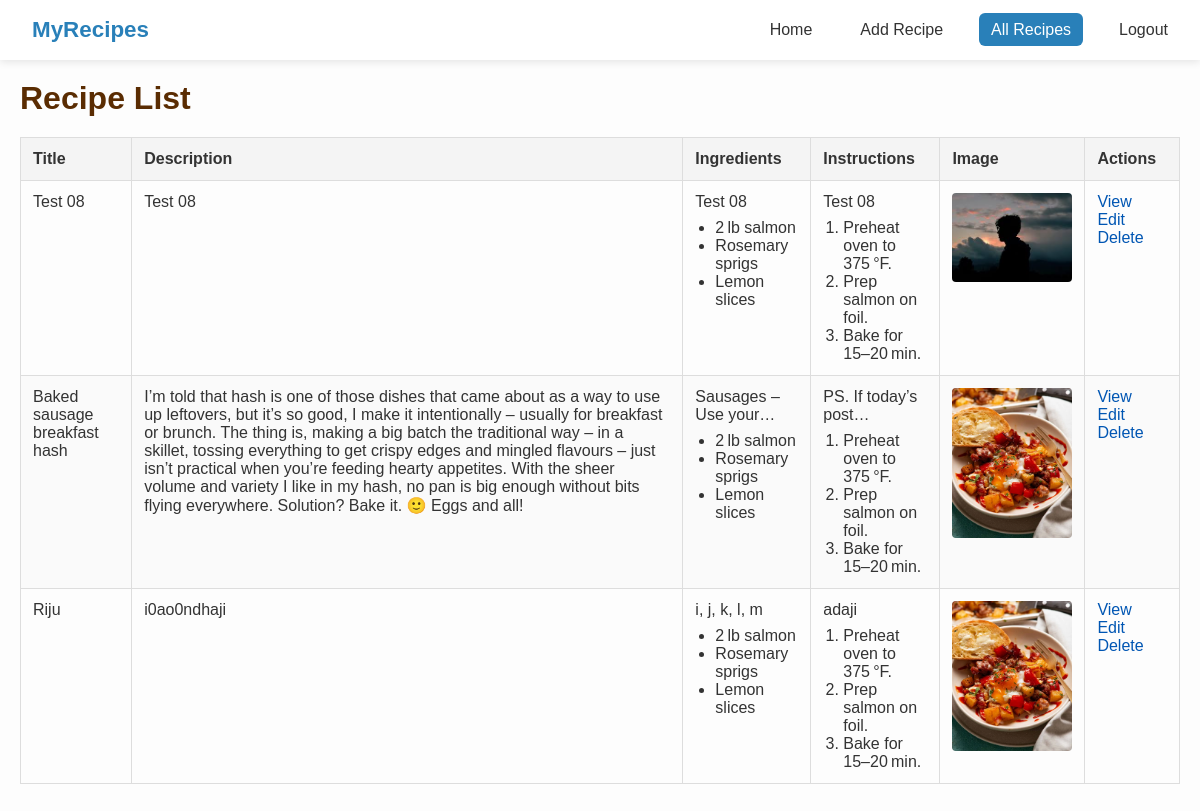
Screenshot of /recipelist/ (signed in) with the database file from the repository.
### recipeApp/models.py (models this page shows)
class recipeModel(models.Model):
    RecipeTitle = models.CharField(max_length=100)
    RecipeDesciption = models.TextField(max_length=500)
    RecipeIngredients = models.CharField(max_length=100)
    RecipeInstrauction = models.CharField(max_length=100)
    RecipeImage = models.ImageField(upload_to='Media/recipe')

### recipeApp/views.py (the view)
# urls.py: path('recipelist/',listPage, name='listPage'),
@login_required
def listPage(req):
    recipes = recipeModel.objects.all()
    return render(req, 'list.html', {'recipes': recipes})

### recipeApp/template/list.html (shortened to what this page needs)
{% extends 'master.html' %}
{% block body %}
<div class="body">
  <h1>Recipe List</h1>
  <table>
    <thead>
      <tr>
        <th>Title</th>
        <th>Description</th>
        <th>Ingredients</th>
        <th>Instructions</th>
        <th>Image</th>
        <th>Actions</th>
      </tr>
    </thead>
    <tbody>
      {% for recipe in recipes %}
        <tr>
        <td data-label="Title">{{ recipe.RecipeTitle }}</td>
        <td data-label="Description">{{ recipe.RecipeDesciption }}</td>
        <td data-label="Ingredients" class="ingredients">{{ recipe.RecipeIngredients|truncatechars:20 }}
          <ul>
            <li>2 lb salmon</li>
            <li>Rosemary sprigs</li>
            <li>Lemon slices</li>
          </ul>
        </td>
        <td data-label="Instructions" class="instructions">{{ recipe.RecipeInstrauction|truncatechars:20 }}
          <ol>
            <li>Preheat oven to 375 °F.</li>
            <li>Prep salmon on foil.</li>
            <li>Bake for 15–20 min.</li>
          </ol>
        </td>
        <td data-label="Image">
          <img src="/{{ recipe.RecipeImage }}" alt="{{ recipe.RecipeTitle }}" class="recipe-thumb" />
        </td>
        <td data-label="Actions" class="actions">
          <a href="{% url 'homePage' recipe.id %}">View</a>
          <a href="{% url 'updatePage' recipe.id %}">Edit</a>
          <a href="{% url 'deletePage' recipe.id %}" onclick="return confirm('Are you sure you want to delete this recipe?')">Delete</a>
        </td>
      </tr>
      {% endfor %}
    </tbody>
  </table>
</div>
{% endblock body %}

### recipeApp/template/master.html (shortened to what this page needs)
<!DOCTYPE html>
<html lang="en">
<head>
</head>
<body>
  <nav class="navbar">
    <div class="container">
      <a href="" class="logo">MyRecipes</a>
      <ul>
        <li><a href="">Home</a></li>
        <li><a href="{% url 'addPage' %}" class="{% if request.path == '/addrecipe/' %}active{% endif %}">Add Recipe</a></li>
        <li><a href="{% url 'listPage' %}" class="{% if request.path == '/recipelist/' %}active{% endif %}">All Recipes</a></li>
        <li><a href="{% url 'logoutPage' %}" class="{% if request.path == '/logoutPage/' %}active{% endif %}">Logout</a></li>
      </ul>
    </div>
  </nav>
  {% block body %}{% endblock body %}
</body>
</html>

### recipeApp/template/master.html (style rules this page uses)
* { margin: 0; padding: 0; box-sizing: border-box; }
body { font-family: 'Poppins', sans-serif; background: #f5f7fa; }
nav.navbar { position: sticky; top: 0; background: #fff; box-shadow: 0 2px 8px rgba(0,0,0,0.1); z-index: 1000; }
.container { max-width: 1200px; margin: auto; padding: 0 20px; display: flex; align-items: center; justify-content: space-between; height: 60px; }
.navbar .logo { font-size: 1.4rem; font-weight: 600; color: #2980b9; text-decoration: none; }
.navbar ul { display: flex; list-style: none; gap: 24px; }
.navbar a { text-decoration: none; color: #333; padding: 8px 12px; border-radius: 6px; transition: background 0.3s, color 0.3s; }
.navbar a:hover, .navbar a.active { background: #2980b9; color: #fff; }

### recipeApp/template/list.html (style rules this page uses)
* { margin: 0; padding: 0; box-sizing: border-box; }
.body { font-family: Arial, sans-serif; background: #fdfdfd; color: #333; padding: 20px; }
h1 { margin-bottom: 20px; color: #5a2c02; }
table { width: 100%; border-collapse: collapse; margin-bottom: 40px; }
th, td { border: 1px solid #ddd; padding: 12px; vertical-align: top; text-align: left; }
th { background: #f4f4f4; }
tr:nth-child(even) { background: #fafafa; }
img.recipe-thumb { max-width: 120px; height: auto; border-radius: 4px; }
td.ingredients, td.instructions { max-width: 300px; }
td.ingredients ul, td.instructions ol { margin-top: 8px; padding-left: 20px; }
td.actions a { margin-right: 8px; text-decoration: none; color: #0056b3; }

### rows the page displays
recipeModel: RecipeTitle "Test 08", RecipeDesciption "Test 08", RecipeIngredients "Test 08", RecipeInstrauction "Test 08", RecipeImage (picture)
recipeModel: RecipeTitle "Baked sausage breakfast hash", RecipeDesciption "I’m told that hash is one of those dishes that came about as a way to use up leftovers, but it’s so good, I make it intentionally – usually for breakfast or brunch. The thing is, making a big batch the traditional way – in a skillet, tossing everything to get crispy edges and mingled flavours – just isn’t practical when you’re feeding hearty appetites. With the sheer volume and variety I like in my hash, no pan is big enough without bits flying everywhere. Solution? Bake it. 🙂 Eggs and all!", RecipeIngredients "Sausages – Use your…", RecipeInstrauction "PS. If today’s post…", RecipeImage (picture)
recipeModel: RecipeTitle "Riju", RecipeDesciption "i0ao0ndhaji", RecipeIngredients "i, j, k, l, m", RecipeInstrauction "adaji", RecipeImage (picture)
